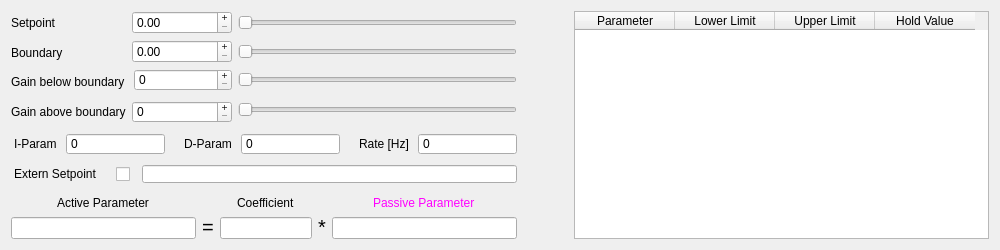
<?xml version="1.0" encoding="UTF-8"?>
<ui version="4.0">
 <class>Settings</class>
 <widget class="QWidget" name="Settings">
  <property name="geometry">
   <rect>
    <x>0</x>
    <y>0</y>
    <width>1000</width>
    <height>276</height>
   </rect>
  </property>
  <property name="minimumSize">
   <size>
    <width>0</width>
    <height>250</height>
   </size>
  </property>
  <property name="maximumSize">
   <size>
    <width>16777215</width>
    <height>250</height>
   </size>
  </property>
  <property name="windowTitle">
   <string>Settings</string>
  </property>
  <layout class="QGridLayout" name="gridLayout">
   <item row="0" column="0">
    <layout class="QHBoxLayout" name="settings" stretch="10,1,0">
     <item>
      <layout class="QVBoxLayout" name="verticalLayout_3">
       <item>
        <layout class="QHBoxLayout" name="params_1">
         <item>
          <layout class="QVBoxLayout" name="verticalLayout_7">
           <item>
            <widget class="QLabel" name="setpoint_label">
             <property name="styleSheet">
              <string notr="true"/>
             </property>
             <property name="text">
              <string>Setpoint</string>
             </property>
            </widget>
           </item>
           <item>
            <widget class="QLabel" name="boundry_label">
             <property name="styleSheet">
              <string notr="true"/>
             </property>
             <property name="text">
              <string>Boundary</string>
             </property>
            </widget>
           </item>
           <item>
            <widget class="QLabel" name="gain_below_label">
             <property name="styleSheet">
              <string notr="true"/>
             </property>
             <property name="text">
              <string>Gain below boundary</string>
             </property>
             <property name="scaledContents">
              <bool>false</bool>
             </property>
             <property name="wordWrap">
              <bool>false</bool>
             </property>
            </widget>
           </item>
           <item>
            <widget class="QLabel" name="gain_above_label">
             <property name="styleSheet">
              <string notr="true"/>
             </property>
             <property name="text">
              <string>Gain above boundary</string>
             </property>
             <property name="wordWrap">
              <bool>false</bool>
             </property>
            </widget>
           </item>
          </layout>
         </item>
         <item>
          <layout class="QVBoxLayout" name="verticalLayout_8">
           <item>
            <layout class="QHBoxLayout" name="horizontalLayout_2">
             <item>
              <widget class="QDoubleSpinBox" name="setpoint">
               <property name="minimumSize">
                <size>
                 <width>100</width>
                 <height>0</height>
                </size>
               </property>
               <property name="maximumSize">
                <size>
                 <width>100</width>
                 <height>16777215</height>
                </size>
               </property>
               <property name="styleSheet">
                <string notr="true"/>
               </property>
               <property name="buttonSymbols">
                <enum>QAbstractSpinBox::PlusMinus</enum>
               </property>
               <property name="singleStep">
                <double>10.000000000000000</double>
               </property>
              </widget>
             </item>
             <item>
              <widget class="QSlider" name="setpoint_slider">
               <property name="styleSheet">
                <string notr="true"/>
               </property>
               <property name="pageStep">
                <number>10</number>
               </property>
               <property name="orientation">
                <enum>Qt::Horizontal</enum>
               </property>
               <property name="tickPosition">
                <enum>QSlider::NoTicks</enum>
               </property>
               <property name="tickInterval">
                <number>0</number>
               </property>
              </widget>
             </item>
            </layout>
           </item>
           <item>
            <layout class="QHBoxLayout" name="horizontalLayout_3">
             <item>
              <widget class="QDoubleSpinBox" name="boundary">
               <property name="minimumSize">
                <size>
                 <width>100</width>
                 <height>0</height>
                </size>
               </property>
               <property name="maximumSize">
                <size>
                 <width>100</width>
                 <height>16777215</height>
                </size>
               </property>
               <property name="frame">
                <bool>true</bool>
               </property>
               <property name="buttonSymbols">
                <enum>QAbstractSpinBox::PlusMinus</enum>
               </property>
               <property name="maximum">
                <double>10000.000000000000000</double>
               </property>
               <property name="singleStep">
                <double>10.000000000000000</double>
               </property>
              </widget>
             </item>
             <item>
              <widget class="QSlider" name="boundary_slider">
               <property name="styleSheet">
                <string notr="true"/>
               </property>
               <property name="pageStep">
                <number>10</number>
               </property>
               <property name="orientation">
                <enum>Qt::Horizontal</enum>
               </property>
              </widget>
             </item>
            </layout>
           </item>
           <item>
            <layout class="QHBoxLayout" name="horizontalLayout_4">
             <item>
              <widget class="QSpinBox" name="gain_below">
               <property name="minimumSize">
                <size>
                 <width>100</width>
                 <height>0</height>
                </size>
               </property>
               <property name="maximumSize">
                <size>
                 <width>100</width>
                 <height>16777215</height>
                </size>
               </property>
               <property name="styleSheet">
                <string notr="true">margin-left: 2px;</string>
               </property>
               <property name="buttonSymbols">
                <enum>QAbstractSpinBox::PlusMinus</enum>
               </property>
               <property name="singleStep">
                <number>10</number>
               </property>
              </widget>
             </item>
             <item>
              <widget class="QSlider" name="gain_below_slider">
               <property name="pageStep">
                <number>10</number>
               </property>
               <property name="orientation">
                <enum>Qt::Horizontal</enum>
               </property>
              </widget>
             </item>
            </layout>
           </item>
           <item>
            <layout class="QHBoxLayout" name="horizontalLayout_5">
             <item>
              <widget class="QSpinBox" name="gain_above">
               <property name="minimumSize">
                <size>
                 <width>100</width>
                 <height>0</height>
                </size>
               </property>
               <property name="maximumSize">
                <size>
                 <width>100</width>
                 <height>16777215</height>
                </size>
               </property>
               <property name="styleSheet">
                <string notr="true">margin-top: 4px;</string>
               </property>
               <property name="buttonSymbols">
                <enum>QAbstractSpinBox::PlusMinus</enum>
               </property>
               <property name="singleStep">
                <number>10</number>
               </property>
              </widget>
             </item>
             <item>
              <widget class="QSlider" name="gain_above_slider">
               <property name="pageStep">
                <number>10</number>
               </property>
               <property name="orientation">
                <enum>Qt::Horizontal</enum>
               </property>
               <property name="tickPosition">
                <enum>QSlider::NoTicks</enum>
               </property>
              </widget>
             </item>
            </layout>
           </item>
          </layout>
         </item>
         <item>
          <layout class="QVBoxLayout" name="verticalLayout_9"/>
         </item>
        </layout>
       </item>
       <item>
        <layout class="QHBoxLayout" name="params_2" stretch="0,1,0,1,0,1">
         <item>
          <widget class="QLabel" name="i_param_label">
           <property name="toolTip">
            <string>Expressed in .01s</string>
           </property>
           <property name="styleSheet">
            <string notr="true">margin-top: 4px;</string>
           </property>
           <property name="text">
            <string>I-Param</string>
           </property>
          </widget>
         </item>
         <item>
          <widget class="QSpinBox" name="i_param">
           <property name="maximumSize">
            <size>
             <width>16777215</width>
             <height>16777215</height>
            </size>
           </property>
           <property name="styleSheet">
            <string notr="true">margin-top: 4px;</string>
           </property>
           <property name="buttonSymbols">
            <enum>QAbstractSpinBox::NoButtons</enum>
           </property>
          </widget>
         </item>
         <item>
          <widget class="QLabel" name="d_param_label">
           <property name="toolTip">
            <string>Expressed in .01s</string>
           </property>
           <property name="styleSheet">
            <string notr="true">margin-top: 4px;
margin-left: 10px;</string>
           </property>
           <property name="text">
            <string>D-Param</string>
           </property>
          </widget>
         </item>
         <item>
          <widget class="QSpinBox" name="d_param">
           <property name="maximumSize">
            <size>
             <width>16777215</width>
             <height>16777215</height>
            </size>
           </property>
           <property name="layoutDirection">
            <enum>Qt::LeftToRight</enum>
           </property>
           <property name="styleSheet">
            <string notr="true">margin-top: 4px;</string>
           </property>
           <property name="buttonSymbols">
            <enum>QAbstractSpinBox::NoButtons</enum>
           </property>
          </widget>
         </item>
         <item>
          <widget class="QLabel" name="rate_label">
           <property name="toolTip">
            <string>Rate has to be between 1 - 10</string>
           </property>
           <property name="styleSheet">
            <string notr="true">margin-top: 4px;
margin-left: 10px;</string>
           </property>
           <property name="text">
            <string>Rate [Hz]</string>
           </property>
          </widget>
         </item>
         <item>
          <widget class="QSpinBox" name="rate">
           <property name="maximumSize">
            <size>
             <width>16777215</width>
             <height>16777215</height>
            </size>
           </property>
           <property name="styleSheet">
            <string notr="true">margin-top: 4px;</string>
           </property>
           <property name="buttonSymbols">
            <enum>QAbstractSpinBox::NoButtons</enum>
           </property>
          </widget>
         </item>
        </layout>
       </item>
       <item>
        <layout class="QHBoxLayout" name="horizontalLayout">
         <item>
          <widget class="QLabel" name="label_2">
           <property name="toolTip">
            <string>Extern PV that can change the setpoint</string>
           </property>
           <property name="styleSheet">
            <string notr="true">margin-right: 10px;
margin-top: 4px;</string>
           </property>
           <property name="text">
            <string>Extern Setpoint</string>
           </property>
          </widget>
         </item>
         <item>
          <widget class="QCheckBox" name="extern_setpoint_on">
           <property name="styleSheet">
            <string notr="true">margin-top: 4px;</string>
           </property>
           <property name="text">
            <string/>
           </property>
          </widget>
         </item>
         <item>
          <widget class="QLineEdit" name="extern_setpoint">
           <property name="styleSheet">
            <string notr="true">margin-top: 4px;</string>
           </property>
          </widget>
         </item>
        </layout>
       </item>
       <item>
        <spacer name="verticalSpacer">
         <property name="orientation">
          <enum>Qt::Vertical</enum>
         </property>
         <property name="sizeHint" stdset="0">
          <size>
           <width>20</width>
           <height>40</height>
          </size>
         </property>
        </spacer>
       </item>
       <item>
        <layout class="QHBoxLayout" name="formula" stretch="2,0,1,0,2,0">
         <item>
          <layout class="QVBoxLayout" name="activ_param_layout" stretch="0,0">
           <item alignment="Qt::AlignHCenter">
            <widget class="QLabel" name="activ_param_label">
             <property name="maximumSize">
              <size>
               <width>16777215</width>
               <height>16777215</height>
              </size>
             </property>
             <property name="styleSheet">
              <string notr="true"/>
             </property>
             <property name="text">
              <string>Active Parameter</string>
             </property>
            </widget>
           </item>
           <item>
            <widget class="QLineEdit" name="activ_param">
             <property name="readOnly">
              <bool>false</bool>
             </property>
            </widget>
           </item>
          </layout>
         </item>
         <item>
          <layout class="QVBoxLayout" name="verticalLayout_2">
           <item>
            <widget class="QLabel" name="label">
             <property name="text">
              <string/>
             </property>
            </widget>
           </item>
           <item>
            <widget class="QLabel" name="label_3">
             <property name="styleSheet">
              <string notr="true">font-size: 20px;</string>
             </property>
             <property name="text">
              <string>=</string>
             </property>
            </widget>
           </item>
          </layout>
         </item>
         <item>
          <layout class="QVBoxLayout" name="coefficient_layout">
           <item alignment="Qt::AlignHCenter">
            <widget class="QLabel" name="coefficient_label">
             <property name="maximumSize">
              <size>
               <width>16777215</width>
               <height>16777215</height>
              </size>
             </property>
             <property name="toolTip">
              <string>Coefficient that control the corelation between the paremeters</string>
             </property>
             <property name="styleSheet">
              <string notr="true"/>
             </property>
             <property name="text">
              <string>Coefficient</string>
             </property>
            </widget>
           </item>
           <item>
            <widget class="QLineEdit" name="coefficient">
             <property name="readOnly">
              <bool>false</bool>
             </property>
            </widget>
           </item>
          </layout>
         </item>
         <item>
          <layout class="QVBoxLayout" name="verticalLayout_4">
           <item>
            <widget class="QLabel" name="label_5">
             <property name="text">
              <string/>
             </property>
            </widget>
           </item>
           <item>
            <widget class="QLabel" name="label_4">
             <property name="styleSheet">
              <string notr="true">font-size: 20px;</string>
             </property>
             <property name="text">
              <string>*</string>
             </property>
            </widget>
           </item>
          </layout>
         </item>
         <item>
          <layout class="QVBoxLayout" name="passiv_param_layout" stretch="0,0">
           <item alignment="Qt::AlignHCenter">
            <widget class="QLabel" name="passiv_param_label">
             <property name="maximumSize">
              <size>
               <width>16777215</width>
               <height>16777215</height>
              </size>
             </property>
             <property name="styleSheet">
              <string notr="true">color: rgb(255, 0, 255);</string>
             </property>
             <property name="text">
              <string>Passive Parameter</string>
             </property>
            </widget>
           </item>
           <item>
            <widget class="QLineEdit" name="passiv_param">
             <property name="readOnly">
              <bool>false</bool>
             </property>
            </widget>
           </item>
          </layout>
         </item>
         <item>
          <layout class="QVBoxLayout" name="offset_layout"/>
         </item>
        </layout>
       </item>
      </layout>
     </item>
     <item>
      <spacer name="horizontalSpacer">
       <property name="orientation">
        <enum>Qt::Horizontal</enum>
       </property>
       <property name="sizeHint" stdset="0">
        <size>
         <width>40</width>
         <height>20</height>
        </size>
       </property>
      </spacer>
     </item>
     <item>
      <widget class="QTableWidget" name="params_table">
       <property name="minimumSize">
        <size>
         <width>415</width>
         <height>0</height>
        </size>
       </property>
       <property name="maximumSize">
        <size>
         <width>415</width>
         <height>16777215</height>
        </size>
       </property>
       <column>
        <property name="text">
         <string>Parameter</string>
        </property>
       </column>
       <column>
        <property name="text">
         <string>Lower Limit</string>
        </property>
       </column>
       <column>
        <property name="text">
         <string>Upper Limit</string>
        </property>
       </column>
       <column>
        <property name="text">
         <string>Hold Value</string>
        </property>
       </column>
      </widget>
     </item>
    </layout>
   </item>
  </layout>
 </widget>
 <resources/>
 <connections/>
</ui>
